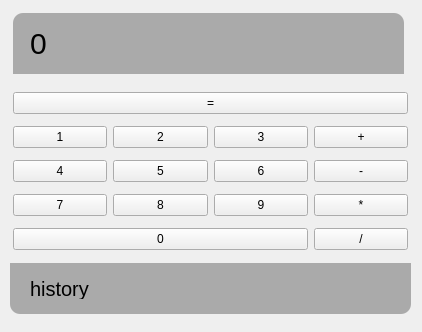
<?xml version="1.0" encoding="UTF-8"?>
<ui version="4.0">
 <class>MainWindow</class>
 <widget class="QMainWindow" name="MainWindow">
  <property name="geometry">
   <rect>
    <x>0</x>
    <y>0</y>
    <width>422</width>
    <height>332</height>
   </rect>
  </property>
  <property name="windowTitle">
   <string>MainWindow</string>
  </property>
  <widget class="QWidget" name="centralwidget">
   <widget class="QWidget" name="gridLayoutWidget">
    <property name="geometry">
     <rect>
      <x>13</x>
      <y>86</y>
      <width>395</width>
      <height>170</height>
     </rect>
    </property>
    <layout class="QGridLayout" name="gridLayout">
     <item row="4" column="3">
      <widget class="QPushButton" name="bDiv">
       <property name="text">
        <string>/</string>
       </property>
      </widget>
     </item>
     <item row="3" column="0">
      <widget class="QPushButton" name="b7">
       <property name="text">
        <string>7</string>
       </property>
      </widget>
     </item>
     <item row="1" column="0">
      <widget class="QPushButton" name="b1">
       <property name="text">
        <string>1</string>
       </property>
      </widget>
     </item>
     <item row="1" column="2">
      <widget class="QPushButton" name="b3">
       <property name="styleSheet">
        <string notr="true"/>
       </property>
       <property name="text">
        <string>3</string>
       </property>
      </widget>
     </item>
     <item row="3" column="2">
      <widget class="QPushButton" name="b9">
       <property name="text">
        <string>9</string>
       </property>
      </widget>
     </item>
     <item row="2" column="1">
      <widget class="QPushButton" name="b5">
       <property name="text">
        <string>5</string>
       </property>
      </widget>
     </item>
     <item row="2" column="2">
      <widget class="QPushButton" name="b6">
       <property name="text">
        <string>6</string>
       </property>
      </widget>
     </item>
     <item row="0" column="0" colspan="4">
      <widget class="QPushButton" name="bEq">
       <property name="text">
        <string>=</string>
       </property>
      </widget>
     </item>
     <item row="1" column="3">
      <widget class="QPushButton" name="bPlus">
       <property name="text">
        <string>+</string>
       </property>
      </widget>
     </item>
     <item row="1" column="1">
      <widget class="QPushButton" name="b2">
       <property name="text">
        <string>2</string>
       </property>
      </widget>
     </item>
     <item row="4" column="0" colspan="3">
      <widget class="QPushButton" name="b0">
       <property name="text">
        <string>0</string>
       </property>
      </widget>
     </item>
     <item row="2" column="0">
      <widget class="QPushButton" name="b4">
       <property name="text">
        <string>4</string>
       </property>
      </widget>
     </item>
     <item row="3" column="1">
      <widget class="QPushButton" name="b8">
       <property name="text">
        <string>8</string>
       </property>
      </widget>
     </item>
     <item row="2" column="3">
      <widget class="QPushButton" name="bMinus">
       <property name="text">
        <string>-</string>
       </property>
      </widget>
     </item>
     <item row="3" column="3">
      <widget class="QPushButton" name="bMult">
       <property name="text">
        <string>*</string>
       </property>
      </widget>
     </item>
    </layout>
   </widget>
   <widget class="QLabel" name="result">
    <property name="geometry">
     <rect>
      <x>13</x>
      <y>13</y>
      <width>391</width>
      <height>61</height>
     </rect>
    </property>
    <property name="styleSheet">
     <string notr="true">font-size:30px;
text-align: right;
background-color: #aaa;
border-top-left-radius: 10px;
border-top-right-radius: 10px;
padding: 10px;</string>
    </property>
    <property name="text">
     <string>0</string>
    </property>
   </widget>
   <widget class="QLabel" name="history">
    <property name="geometry">
     <rect>
      <x>10</x>
      <y>263</y>
      <width>401</width>
      <height>51</height>
     </rect>
    </property>
    <property name="styleSheet">
     <string notr="true">background-color: #aaa;
border-bottom-left-radius	: 10px;
border-bottom-right-radius	: 10px;
font-size: 20px;
padding: 15px;</string>
    </property>
    <property name="text">
     <string>history</string>
    </property>
   </widget>
  </widget>
 </widget>
 <resources/>
 <connections/>
</ui>
